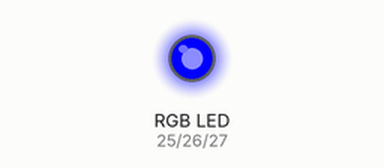
Bench run of a sketch on a simulated ESP32. Shown: an RGB LED mixed from three pins (HIGH = lit).

Above: at 0.5 s.
At 1.5 s:
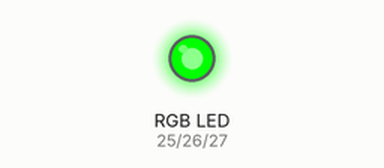
At 5.5 s:
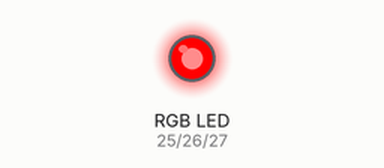
Timing chart, 0 to 6.9 s (numbered marks = the images above):
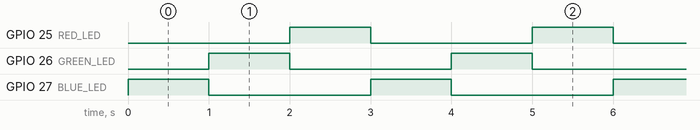

The sketch:

RGB_LED.ino
```cpp
#define RED_LED 25
#define GREEN_LED 26
#define BLUE_LED 27

void setup(){
  pinMode(GREEN_LED, OUTPUT);
  pinMode(BLUE_LED, OUTPUT);
  pinMode(RED_LED, OUTPUT);
}

void loop(){
    rgb_color(0,0,255);     //blue
    delay(1000);
    rgb_color(0,255,0);     //green
    delay(1000);
    rgb_color(255,0,0);     //red
    delay(1000);
}

void rgb_color(int r, int g, int b){
    analogWrite(RED_LED, r);
    analogWrite(GREEN_LED, g);
    analogWrite(BLUE_LED, b);
}
```

Measured:
- by itself, GPIO 25 (RED_LED), GPIO 26 (GREEN_LED), GPIO 27 (BLUE_LED): alternates HIGH for 1.0 s and LOW for 2.0 s
- by itself, everything shown: repeats every 3.0 s, in 3 steps
